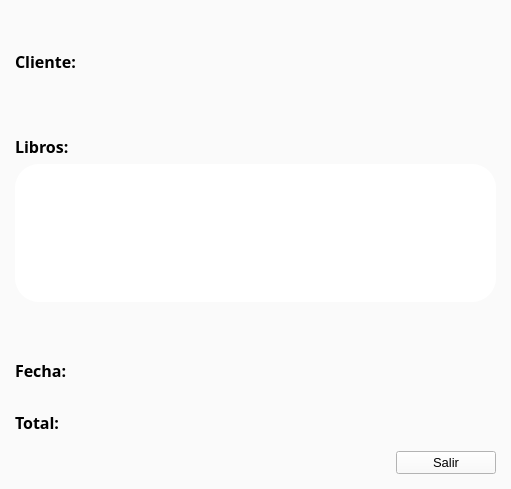
<?xml version="1.0" encoding="UTF-8"?>
<ui version="4.0">
 <class>MainWindow</class>
 <widget class="QMainWindow" name="MainWindow">
  <property name="geometry">
   <rect>
    <x>0</x>
    <y>0</y>
    <width>511</width>
    <height>489</height>
   </rect>
  </property>
  <property name="windowTitle">
   <string>Recibo</string>
  </property>
  <property name="styleSheet">
   <string notr="true">background-color:rgb(250, 250, 250);</string>
  </property>
  <widget class="QWidget" name="centralwidget">
   <layout class="QVBoxLayout" name="verticalLayout_2" stretch="2,1,3,0,1,1,0">
    <property name="leftMargin">
     <number>15</number>
    </property>
    <property name="topMargin">
     <number>15</number>
    </property>
    <property name="rightMargin">
     <number>15</number>
    </property>
    <property name="bottomMargin">
     <number>15</number>
    </property>
    <item>
     <widget class="QLabel" name="cliente">
      <property name="font">
       <font>
        <family>Volkswagen-Serial</family>
        <pointsize>12</pointsize>
        <weight>75</weight>
        <bold>true</bold>
       </font>
      </property>
      <property name="text">
       <string>Cliente:</string>
      </property>
     </widget>
    </item>
    <item alignment="Qt::AlignBottom">
     <widget class="QLabel" name="label_5">
      <property name="font">
       <font>
        <family>Volkswagen-Serial</family>
        <pointsize>12</pointsize>
        <weight>75</weight>
        <bold>true</bold>
       </font>
      </property>
      <property name="text">
       <string>Libros:</string>
      </property>
     </widget>
    </item>
    <item>
     <widget class="QListWidget" name="librosLista">
      <property name="styleSheet">
       <string notr="true">border-radius: 24;background-color:rgb(255,255,255)</string>
      </property>
     </widget>
    </item>
    <item>
     <spacer name="verticalSpacer_2">
      <property name="orientation">
       <enum>Qt::Vertical</enum>
      </property>
      <property name="sizeHint" stdset="0">
       <size>
        <width>20</width>
        <height>40</height>
       </size>
      </property>
     </spacer>
    </item>
    <item>
     <widget class="QLabel" name="fecha">
      <property name="font">
       <font>
        <family>Volkswagen-Serial</family>
        <pointsize>12</pointsize>
        <weight>75</weight>
        <bold>true</bold>
       </font>
      </property>
      <property name="text">
       <string>Fecha:</string>
      </property>
     </widget>
    </item>
    <item>
     <widget class="QLabel" name="total">
      <property name="font">
       <font>
        <family>Volkswagen-Serial</family>
        <pointsize>12</pointsize>
        <weight>75</weight>
        <bold>true</bold>
       </font>
      </property>
      <property name="text">
       <string>Total:</string>
      </property>
     </widget>
    </item>
    <item alignment="Qt::AlignRight">
     <widget class="QPushButton" name="salir">
      <property name="minimumSize">
       <size>
        <width>100</width>
        <height>0</height>
       </size>
      </property>
      <property name="font">
       <font>
        <pointsize>10</pointsize>
       </font>
      </property>
      <property name="text">
       <string>Salir</string>
      </property>
     </widget>
    </item>
   </layout>
  </widget>
 </widget>
 <resources/>
 <connections/>
</ui>
